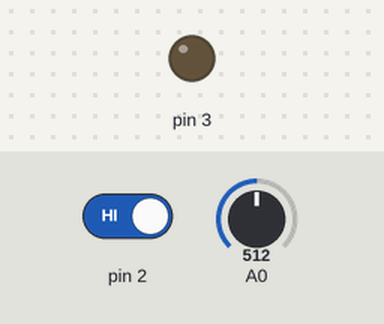
This sketch was run on a simulated Arduino Uno, built with avr-gcc and run on an emulated ATmega328P. Shown: output pins drawn as LEDs (lit = HIGH). Dashed ring = blinking. The inputs (shaded band) are chosen by the test bench; at power-on: pin 2 HIGH, A0 = 512.

Above: at 1.2 s.
1.3 s: pin 2 driven LOW
At 1.6 s:
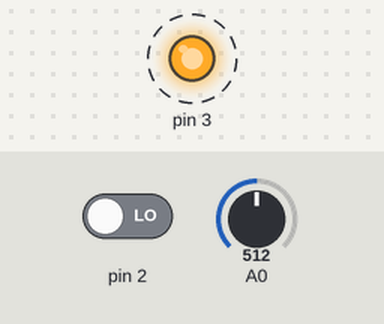
4.3 s: A0 set to 0
5.8 s: A0 set to 122
At 6.09 s:
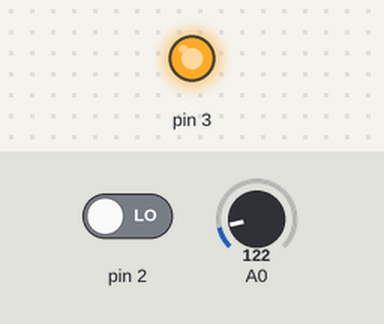
8.8 s: pin 2 driven HIGH
At 8.8 s:
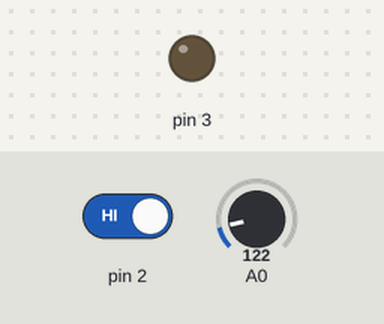
Timing chart, 0 to 11.3 s (numbered marks = the images above; inputs shaded):
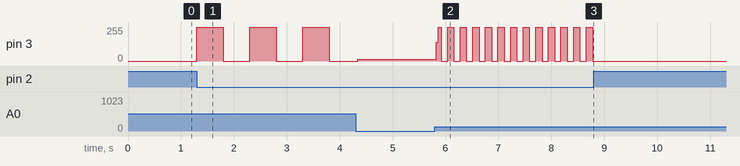

The sketch:

SpecialEx3.ino
```cpp
void setup() {
  // put your setup code here, to run once:
  Serial.begin(9600);
  pinMode(2, INPUT);
  pinMode(3, OUTPUT);
}

void loop() {
  // put your main code here, to run repeatedly:
  if (digitalRead(2)==LOW) {
    int spd = map(analogRead(A0), 0, 1023, 0, 1000);
    digitalWrite(3, HIGH);
    delay(spd);
    digitalWrite(3, LOW);
    delay(spd);
  }
}
```

Measured:
- after the input at 1.3 s, pin 3: alternates 255/255 for 0.50 s and 0/255 for 0.50 s, starting at once
- after the input at 5.8 s, pin 3: 12/255 → 140/255 at once, then moves between 0/255 and 255/255, repeating every 0.71 s
- after the input at 8.8 s, pin 3: stops changing and stays 0/255
